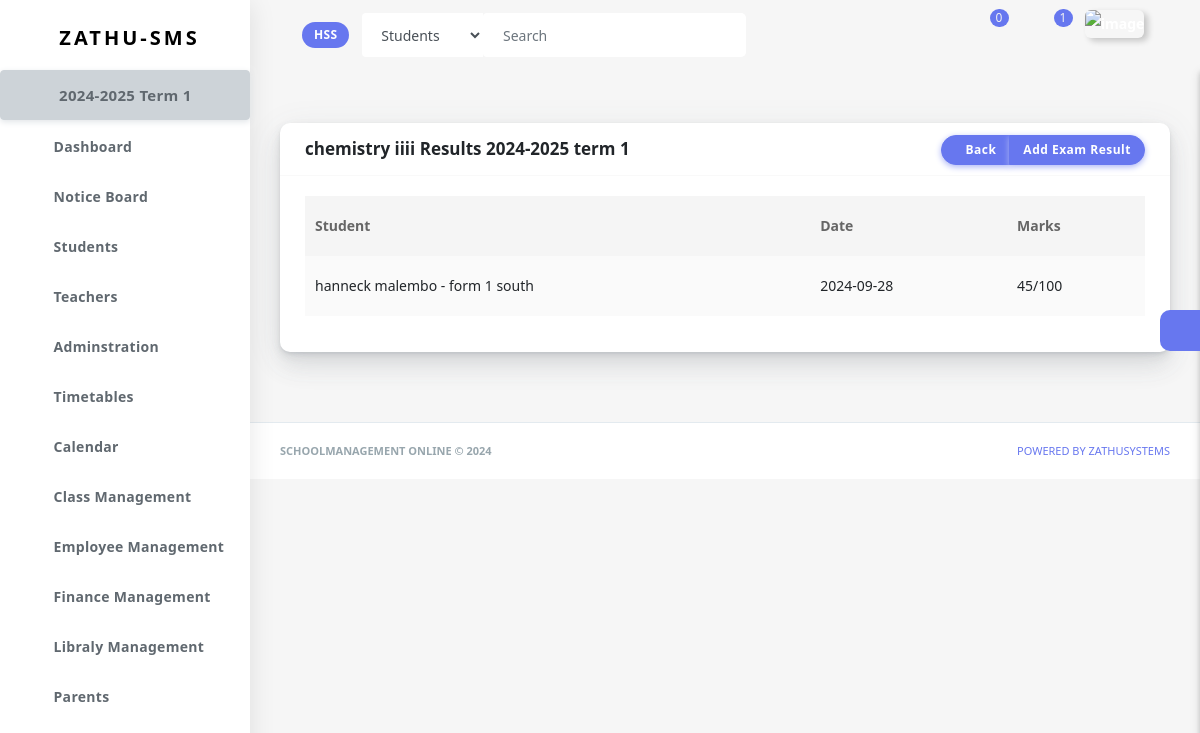
The app's page /exam-management/exam-schedules/exam-sujects/exam-results-1-40b1d377-6656-44b4-9429-142e877d579a/ (signed in) with its own data.
### schooladminstration/models.py (models this page shows)
class Institution(models.Model):
    institution_name=models.CharField(max_length=50)
    id=models.CharField(primary_key=True, max_length=100, blank=True, unique=True, default=uuid.uuid4)
    user=models.ForeignKey(get_user_model(), on_delete=models.CASCADE, related_name='institution', blank=True, null=True, default=None)
    name_of_head=models.CharField(max_length=50, null=True, blank=True, default=None)
    name_of_principal=models.CharField(max_length=50, null=True, blank=True, default=None)
    name_of_registrar=models.CharField(max_length=50, null=True, blank=True, default=None)
    phone=models.CharField(max_length=50, null=True, blank=True)
    country=models.CharField(max_length=50, null=True, blank=True)
    city=models.CharField(max_length=50, null=True, blank=True)
    tried_subscription=models.BooleanField(default=False)
    created_at = models.DateTimeField(default=timezone.now, null=True, blank=True)
    edu=(
        ('primary education', 'Primary Education'),
        ('secondary education', 'Secondary Education'),
        ('tertialy education', 'Tertiary Education'),
    )
    edu_offer=models.CharField(max_length=20, choices=edu)
    def __str__(self):
        return self.institution_name

class Subject(models.Model):
    title=models.CharField(max_length=30, null=True, blank=True)
    school=models.ForeignKey(Institution, on_delete=models.CASCADE, null=True, blank=True, default=None, related_name='subjects')
    description=models.TextField()
    department=models.ForeignKey(Department, on_delete=models.CASCADE, related_name='subjects')
    course=models.ForeignKey(Course, on_delete=models.CASCADE, related_name='subjects', null=True, blank=True, default=None)
    edu=(
        ('secondary education', 'Secondary Education'),
        ('tertialy education', 'Tertialy Education')
    )
    is_for=models.CharField(max_length=20, choices=edu)
    def __str__(self):
        return self.title

### school_calendar/models.py (models this page shows)
class AcademicYear(models.Model):
    institution=models.ForeignKey(Institution, on_delete=models.CASCADE, related_name='academic_year')
    year=models.CharField(max_length=9, help_text='e.g 2024-2025')
    start_date=models.DateField(help_text='starting date of this academic year')
    end_date=models.DateField(help_text='ending date of this academic year')
    date=models.DateField(auto_now_add=True)
    closed=models.BooleanField(default=False)
    def __str__(self):
        return f'{self.year}'

class Term(models.Model):
    institution=models.ForeignKey(Institution, on_delete=models.CASCADE, related_name='terms')
    academic_year=models.ForeignKey(AcademicYear, on_delete=models.CASCADE, related_name='terms')
    title=models.CharField(max_length=50, help_text='e.g Term 1/Semister 2')
    start_date=models.DateField(help_text='starting date of this term/semister')
    end_date=models.DateField(help_text='ending date of this Term/Semister')
    date=models.DateField(auto_now_add=True)
    closed=models.BooleanField(default=False)
    def __str__(self):
        return f'{self.title}'

### exams/models.py (models this page shows, shortened)
class ExamSubjects(models.Model):
    exam_date=models.ForeignKey(ExamDate, related_name='exam_subjects', on_delete=models.CASCADE, null=True, default=None, blank=True)
    exam=models.ForeignKey(Exam, related_name='exam_subjects', on_delete=models.CASCADE, null=True, default=None, blank=True)
    subject = models.ForeignKey(Subject, on_delete=models.CASCADE, related_name='exam_subjects')
    title=models.CharField(max_length=50)
    start_time=models.TimeField()
    end_time=models.TimeField()
    total_marks = models.PositiveIntegerField(default=100)
    date = models.DateField(auto_now_add=True, null=True, blank=True)
    class Meta:
        ordering=['start_time']
        unique_together = ('subject', 'title', 'exam_date')

class Result(models.Model):
    school=models.ForeignKey(Institution, related_name='exam_results', on_delete=models.CASCADE, null=True, default=None, blank=True)
    subject = models.ForeignKey(ExamSubjects, on_delete=models.CASCADE, related_name='exam_results', null=True, default=None, blank=True)
    student = models.ForeignKey(Student, on_delete=models.CASCADE, related_name='exam_results')
    marks_obtained = models.PositiveIntegerField(max_length=3)
    academic_year=models.ForeignKey(AcademicYear, related_name='exam_results', on_delete=models.CASCADE, null=True, default=None, blank=True)
    term=models.ForeignKey(Term, related_name='exam_results', on_delete=models.CASCADE, null=True, default=None, blank=True)
    date = models.DateField(auto_now_add=True, null=True, blank=True)
    class Meta:
        unique_together = ('student', 'subject', 'term')

class ExamDate(models.Model):
    school=models.ForeignKey(Institution, related_name='exam_date', on_delete=models.CASCADE, null=True, default=None, blank=True)
    exam=models.ForeignKey(Exam, related_name='exam_date', on_delete=models.CASCADE, null=True, default=None, blank=True)
    exam_date = models.DateField()
    date = models.DateField(auto_now_add=True, null=True, blank=True)
    class Meta:
        ordering=['exam_date']
    def __str__(self):
        return f"{self.exam_date}"

### student/models.py (models this page shows, shortened)
class Student(models.Model):
    u=get_user_model()
    user=models.ForeignKey(u, on_delete=models.CASCADE, related_name='student_profile', blank=True, null=True, default=None)
    school=models.ForeignKey(Institution, on_delete=models.CASCADE, related_name='students')
    first_name=models.CharField(max_length=30)
    last_name=models.CharField(max_length=30)
    phone=models.IntegerField(null=True, blank=True, default=None)
    address=models.CharField(max_length=100, null=True, blank=True, default=None)
    id_number=models.IntegerField(default=None)
    sex=(
        ('male', 'Male'),
        ('female', 'Female')
    )
    gender=models.CharField(max_length=10, choices=sex)
    created_at=models.DateTimeField(auto_now_add=True)
    def __str__(self):
        cls=self.class_students.first()
        cls=cls.class_name
        return f'{self.first_name} {self.last_name} - {cls}'

### classroom/models.py (models this page shows, shortened)
class ClassRoom(models.Model):
    school=models.ForeignKey(Institution, on_delete=models.CASCADE, related_name='classes')
    class_name=models.CharField(max_length=20)
    students=models.ManyToManyField(Student, related_name='class_students', blank=True, default=None)
    teacher_assigned=models.ForeignKey(Instructor, on_delete=models.DO_NOTHING, related_name='assigned_class', null=True, blank=True, default=False)
    date_created=models.DateTimeField(auto_now_add=True)
    class Meta:
        ordering=['class_name']
        unique_together=['teacher_assigned', 'school']

### exams/views.py (the view, shortened to what this page needs)
# urls.py: path('exam-schedules/exam-sujects/exam-results-<int:exam_subject_id>-<uuid:school_id>/', exam_results, name='exam_results'),
def exam_results(request, exam_subject_id, school_id):
    if is_approved_account(request)==False: return redirect('main:un_approved', school_id)
    institution=get_institution(request, school_id)
    academic_year=AcademicYear.objects.get(institution=institution, closed=False)
    term=Term.objects.get(institution=institution, closed=False)
    students=Student.objects.filter(school=institution)
    exam_subject=ExamSubjects.objects.get(id=exam_subject_id)
    exam=exam_subject.exam_date.exam
    results=Result.objects.filter(subject=exam_subject)
    form = ExamResultsForm()
    result_students=[]
    for result in results:
        result_students.append(result.student)
    cont={
        'students':students,
        'result_students':result_students,
        'exam': exam,
        'exam_subject':exam_subject,
        'results':results,
        'academic_year':academic_year,
        'term':term,
        'form':form,
        'school_id':school_id,
        'institution':institution
        }
    return render(request, 'templates/exams/exam_result.html', cont)

### templates/templates/exams/exam_result.html (shortened to what this page needs)
{% extends 'templates/main/base.html' %}
{% block content %}
<section class="section">
<div class="section-body">
<div class="row">
    <div class="col-12">
      <div class="card">
        <div class="card-header">
            <h4 class="d-inline"> {{exam_subject.subject}} {{exam_subject.title}} Results {{academic_year}} {{term}}</h4>
            <div class="card-header-action">
              <div class="btn-group">
                <a href="../" class="btn btn-primary"><i class="fas fa-angle-left"></i>Back</a>
                <a href="{% url 'exams:add_exam_results' exam_subject.id exam.id school_id %}" class="btn btn-primary">Add Exam Result</a>
              </div>
            </div>
        </div>
        <div class="card-body">
          <div class="table-responsive">
            <table class="table table-striped table-hover" style="width:100%;">
              <thead>
                <tr>
                  <th>Student</th>
                  <th>Date</th>
                  <th>Marks</th>
                </tr>
              </thead>
              <tbody>
                {% for result in results %}
                <tr>
                    <td>{{result.student}}</td>
                    <td>{{result.subject.exam_date}}</td>
                    <td>{{result.marks_obtained}}/{{result.subject.total_marks}} </td>
                </tr>
                {% endfor %}
              </tbody>
            </table>
          </div>
        </div>
      </div>
    </div>
  </div>
</div>
</section>
{% endblock %}

### templates/templates/main/header.html (shortened to what this page needs)
{% load static %}
{% load timeago_filters %}
{% load custom_filter %}
   <div class="navbar-bg"></div>
      <nav class="navbar navbar-expand-lg main-navbar sticky">
        <div class="form-inline mr-auto">
          <ul class="navbar-nav mr-3">
            <li><a href="#" data-toggle="sidebar" class="nav-link nav-link-lg
									collapse-btn"> </a></li>
            <li><a href="{% url 'accounts:school_p' %}" class="nav-link nav-link-lg">
                <span class="badge badge-primary"><span class="text-white">{{institution|first_letters}}</span> </span>
              </a></li>
            <li>
              <form class="form-inline mr-auto" action="{% url 'search:search' school_id %}">
                <div class="search-element">
                  <select class="form-control" name="category" id="">
                    <option value="students">Students</option>
                  </select>
                  <input class="form-control" type="search" {% if q %} value="{{q}}" {% endif %} name="q" placeholder="Search" aria-label="Search" data-width="200">
                  <button class="btn" type="submit">
                    <i class="fas fa-search"></i>
                  </button>
                </div>
              </form>
            </li>
          </ul>
        </div>
        <ul class="navbar-nav navbar-right">
          <li class="dropdown dropdown-list-toggle"><a href="#" data-toggle="dropdown"
              class="nav-link nav-link-lg message-toggle">
              <span class="badge headerBadge1">
                {{counter}} </span> </a>
          </li>
          <li class="dropdown dropdown-list-toggle">
            <a href="#" data-toggle="dropdown"
              class="nav-link nav-link-lg notification-toggle message-toggle">
              <i data-feather="bell" class="bell"></i>
              <span class="badge headerBadge1">
                {{n_counter}}
              </span>
            </a>
          </li>
          <li class="dropdown"><a href="#" data-toggle="dropdown"
              class="nav-link dropdown-toggle nav-link-lg nav-link-user"> <img alt="image" src="{% static 'assets/img/user.png' %}"
                class="user-img-radious-style"> </a>
          </li>
          <li class="dropdown">
            <a href="#" data-toggle="dropdown"
            class="nav-link dropdown-toggle nav-link-lg nav-link-user">
          </a>
        </li>
        </ul>
      </nav>

### templates/templates/main/sidebar.html (shortened to what this page needs)
{% load static %}
<div class="main-sidebar sidebar-style-2">
        <aside id="sidebar-wrapper">
          <div class="sidebar-brand">
            <a href=""> <img alt="" src="{% static 'assets/img/logo.png' %}" class="header-logo" /> <span
                class="logo-name">Zathu-SMS</span>
            </a>
          </div>
          <ul class="sidebar-menu">
            <li class="dropdown">
              <a href="{% url 'school_calendar:calendar_list' school_id %}" style="font-size: 15px; font-weight: 70px;" class="btn btn-secondary"> {{institution.academic_year.last}} {{institution.academic_year.last.terms.last|title}} </a>
            </li>
            <li class="dropdown">
              <a href="{% url 'main:dashboard' school_id %}" class="nav-link"><span>Dashboard</span></a>
            </li>
            <li class="dropdown">
              <a href="{% url 'main:notice_board' school_id %}" class="nav-link"><span>Notice Board</span></a>
            </li>
            <li class="dropdown">
              <a href="{% url 'student:students' school_id %}" class="nav-link"><span>Students</span></a>
            </li>
            <li class="dropdown">
              <a href="{% url 'teacher:teachers' school_id %}" class="nav-link"><span>Teachers</span></a>
            </li>
            <li class="dropdown">
              <a href="#" class="menu-toggle nav-link has-dropdown"><span>Adminstration</span></a>
            </li>
            <li class="dropdown">
              <a href="#" class="menu-toggle nav-link has-dropdown"><span>Timetables</span></a>
            </li>
            <li class="dropdown">
              <a href="#" class="menu-toggle nav-link has-dropdown"><span>Calendar</span></a>
            </li>
            <li class="dropdown">
              <a href="#" class="menu-toggle nav-link has-dropdown"><span>Class Management</span></a>
            </li>
            <li class="dropdown">
              <a href="#" class="menu-toggle nav-link has-dropdown"><span>Employee Management</span></a>
            </li>
            <li class="dropdown">
              <a href="#" class="menu-toggle nav-link has-dropdown"><span>Finance Management</span></a>
            </li>
            <li class="dropdown">
              <a href="#" class="menu-toggle nav-link has-dropdown"><span>Libraly Management</span></a>
            </li>
            <li class="dropdown">
              <a href="{% url 'school_admin:parents' school_id %}" class="nav-link"><span>Parents</span></a>
            </li>
           <br><br><br>
          </ul>
        </aside>
      </div>

### records on screen
Institution: institution_name "HSS", academic_year.last "2024-2025", academic_year.last.terms.last "Term 1"
ExamSubjects: subject "chemistry", title "iiii"
AcademicYear: year "2024-2025"
Term: title "term 1"
Result: student "hanneck malembo - form 1 south", subject.exam_date "2024-09-28", marks_obtained "45", subject.total_marks "100"

### other values on screen
{{ counter }} "0"
{{ n_counter }} "1"
